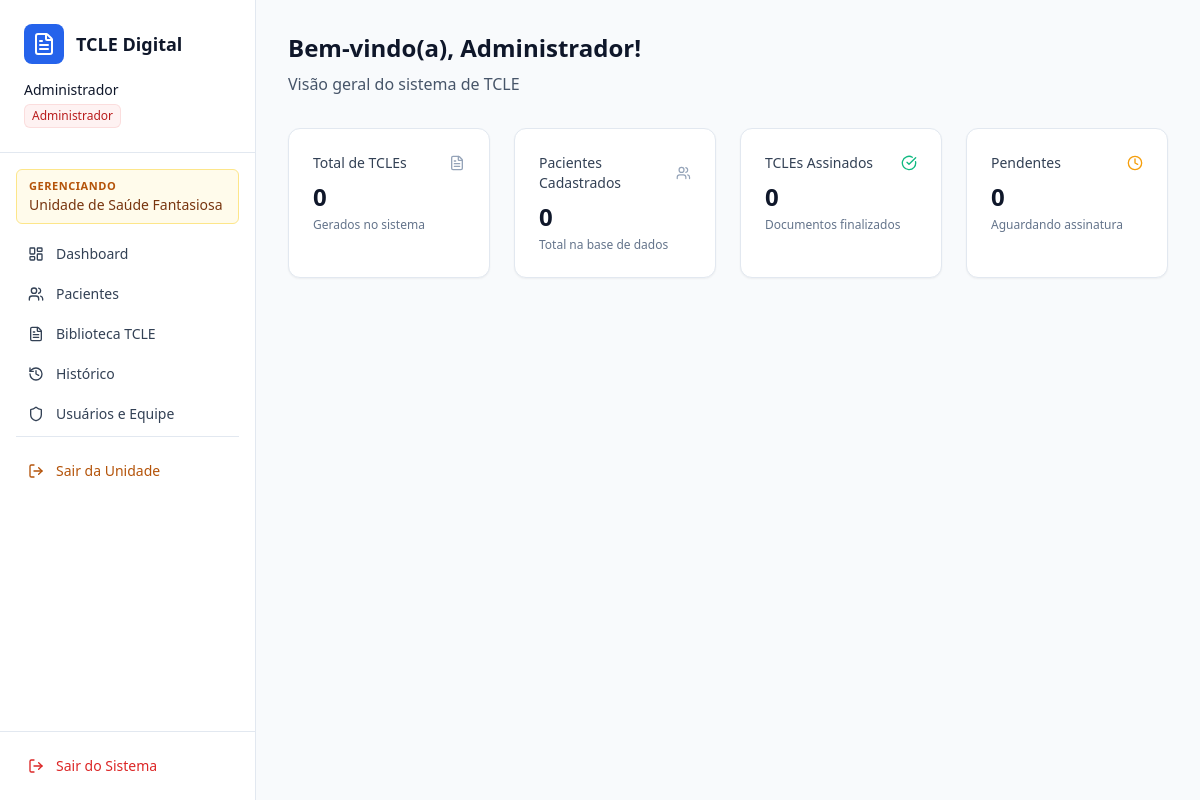
/ (signed in), run on the app's committed database.
### usuarios/models.py (models this page shows, shortened)
class Usuario(AbstractUser):
    PERFIL_CHOICES = [
        ('ADM', 'Administrador Geral'),
        ('COORDENADOR', 'Coordenador da Instituição'),
        ('PADRAO', 'Usuário Padrão (Profissional de Saúde)'),
    ]
    perfil = models.CharField('Nível de Acesso', max_length=20, choices=PERFIL_CHOICES, default='PADRAO')
    profissao = models.CharField('Profissão', max_length=100, blank=True, null=True)
    primeiro_acesso = models.BooleanField('Primeiro Acesso', default=True) # Trava de segurança
    instituicao = models.ForeignKey(
        Instituicao,
        on_delete=models.CASCADE,
        related_name='funcionarios',
        blank=True,
        null=True,
        help_text='Deixar em branco apenas se o perfil for Administrador Geral (ADM).'
    )

class Instituicao(models.Model):
    nome = models.CharField('Nome da Instituição', max_length=255)
    cnpj = models.CharField('CNPJ', max_length=18, unique=True, blank=True, null=True)
    telefone = models.CharField('Telefone', max_length=20, blank=True, null=True)
    ativo = models.BooleanField('Instituição Ativa', default=True)
    criado_em = models.DateTimeField(auto_now_add=True)
    class Meta:
        verbose_name = 'Instituição'
        verbose_name_plural = 'Instituições'

### usuarios/views.py (the view)
# urls.py: path('', views.dashboard, name='dashboard'),
@login_required
def dashboard(request):
    if request.user.primeiro_acesso and not request.user.is_superuser:
        messages.warning(request, 'Por segurança, você precisa alterar sua senha provisória.')
        return redirect('trocar_senha')
    return render(request, 'usuarios/dashboard.html')

### usuarios/context_processors.py (called while the page is built)
def unidade_ativa_processor(request):
    if not request.user.is_authenticated:
        return {}
    is_admin = eh_admin_geral(request.user)
    unidade_ativa = get_instituicao_contexto(request) if is_admin else None
    return {
        'eh_admin_geral': is_admin,
        'unidade_ativa': unidade_ativa,
    }

### usuarios/utils.py (called while the page is built)
def eh_admin_geral(user):
    return user.is_authenticated and (user.perfil == 'ADM' or user.is_superuser)

def get_instituicao_contexto(request):
    user = request.user
    if eh_admin_geral(user):
        inst_id = request.session.get('instituicao_ativa_id')
        if not inst_id:
            return None
        return Instituicao.objects.filter(id=inst_id).first()
    return user.instituicao

### usuarios/templates/usuarios/dashboard.html
{% extends 'usuarios/base.html' %} {% block content %}
<div class="p-8">
    <div class="mb-8">
        <h1 class="text-2xl font-semibold mb-2">Bem-vindo(a), {{ request.user.first_name|default:"Administrador" }}!
        </h1>
        <p class="text-slate-600">Visão geral do sistema de TCLE</p>
    </div>
    <div class="grid grid-cols-1 md:grid-cols-2 lg:grid-cols-4 gap-6 mb-8">
        <div class="bg-white rounded-xl border border-slate-200 p-6 shadow-sm">
            <div class="flex items-center justify-between pb-2">
                <h3 class="text-sm font-medium text-slate-700">Total de TCLEs</h3>
                <i data-lucide="file-text" class="w-4 h-4 text-slate-400"></i>
            </div>
            <div class="text-2xl font-bold">0</div>
            <p class="text-xs text-slate-500 mt-1">Gerados no sistema</p>
        </div>
        <div class="bg-white rounded-xl border border-slate-200 p-6 shadow-sm">
            <div class="flex items-center justify-between pb-2">
                <h3 class="text-sm font-medium text-slate-700">Pacientes Cadastrados</h3>
                <i data-lucide="users" class="w-4 h-4 text-slate-400"></i>
            </div>
            <div class="text-2xl font-bold">0</div>
            <p class="text-xs text-slate-500 mt-1">Total na base de dados</p>
        </div>
        <div class="bg-white rounded-xl border border-slate-200 p-6 shadow-sm">
            <div class="flex items-center justify-between pb-2">
                <h3 class="text-sm font-medium text-slate-700">TCLEs Assinados</h3>
                <i data-lucide="check-circle" class="w-4 h-4 text-emerald-500"></i>
            </div>
            <div class="text-2xl font-bold">0</div>
            <p class="text-xs text-slate-500 mt-1">Documentos finalizados</p>
        </div>
        <div class="bg-white rounded-xl border border-slate-200 p-6 shadow-sm">
            <div class="flex items-center justify-between pb-2">
                <h3 class="text-sm font-medium text-slate-700">Pendentes</h3>
                <i data-lucide="clock" class="w-4 h-4 text-amber-500"></i>
            </div>
            <div class="text-2xl font-bold">0</div>
            <p class="text-xs text-slate-500 mt-1">Aguardando assinatura</p>
        </div>
    </div>
</div>
{% endblock %}

### usuarios/templates/usuarios/base.html (shortened to what this page needs)
<!DOCTYPE html>
<html lang="pt-br">
<head>
    <script src="https://cdn.tailwindcss.com"></script>
</head>
<body class="bg-slate-50 text-slate-900 h-screen flex overflow-hidden">
    <aside class="w-64 bg-white border-r border-slate-200 h-screen flex flex-col">
        <div class="p-6 border-b border-slate-200">
            <div class="flex items-center gap-3 mb-4">
                <div class="bg-blue-600 p-2 rounded-lg">
                    <i data-lucide="file-text" class="w-6 h-6 text-white"></i>
                </div>
                <h2 class="font-semibold text-lg">TCLE Digital</h2>
            </div>
            <div class="space-y-1">
                <p class="text-sm font-medium text-slate-900">{{ request.user.first_name|default:"Administrador" }}</p>
                {% if request.user.perfil == 'ADM' or request.user.is_superuser %}
                <span
                    class="inline-flex items-center rounded-md bg-red-50 px-2 py-1 text-xs font-medium text-red-700 ring-1 ring-inset ring-red-600/10">Administrador</span>
                {% elif request.user.perfil == 'COORDENADOR' %}
                <span
                    class="inline-flex items-center rounded-md bg-purple-50 px-2 py-1 text-xs font-medium text-purple-700 ring-1 ring-inset ring-purple-600/10">Coordenador</span>
                {% else %}
                <span
                    class="inline-flex items-center rounded-md bg-blue-50 px-2 py-1 text-xs font-medium text-blue-700 ring-1 ring-inset ring-blue-700/10">Usuário
                    Padrão</span>
                {% endif %}
            </div>
        </div>
        <nav class="flex-1 p-4 space-y-1 overflow-y-auto">
            {% if eh_admin_geral and not unidade_ativa %}
            <a href="{% url 'painel_adm' %}"
                class="flex items-center w-full px-3 py-2 text-sm font-medium rounded-md bg-blue-50 text-blue-700">
                <i data-lucide="building" class="w-4 h-4 mr-3"></i> Unidades de Saúde
            </a>
            {% elif eh_admin_geral and unidade_ativa %}
            <div class="mb-3 px-3 py-2 rounded-md bg-amber-50 border border-amber-200">
                <p class="text-[11px] font-semibold text-amber-700 uppercase tracking-wider">Gerenciando</p>
                <p class="text-sm font-medium text-amber-900 truncate">{{ unidade_ativa.nome }}</p>
            </div>
            <a href="{% url 'dashboard' %}"
                class="flex items-center w-full px-3 py-2 text-sm font-medium rounded-md hover:bg-slate-50 text-slate-700">
                <i data-lucide="layout-dashboard" class="w-4 h-4 mr-3"></i> Dashboard
            </a>
            <a href="{% url 'pacientes' %}"
                class="flex items-center w-full px-3 py-2 text-sm font-medium rounded-md hover:bg-slate-50 text-slate-700">
                <i data-lucide="users" class="w-4 h-4 mr-3"></i> Pacientes
            </a>
            <a href="{% url 'biblioteca' %}"
                class="flex items-center w-full px-3 py-2 text-sm font-medium rounded-md hover:bg-slate-50 text-slate-700">
                <i data-lucide="file-text" class="w-4 h-4 mr-3"></i> Biblioteca TCLE
            </a>
            <a href="#"
                class="flex items-center w-full px-3 py-2 text-sm font-medium rounded-md hover:bg-slate-50 text-slate-700">
                <i data-lucide="history" class="w-4 h-4 mr-3"></i> Histórico
            </a>
            <a href="{% url 'gerenciar_equipe' %}"
                class="flex items-center w-full px-3 py-2 text-sm font-medium rounded-md hover:bg-slate-50 text-slate-700">
                <i data-lucide="shield" class="w-4 h-4 mr-3"></i> Usuários e Equipe
            </a>
            <div class="pt-4 mt-4 border-t border-slate-200">
                <a href="{% url 'sair_unidade' %}"
                    class="flex items-center w-full px-3 py-2 text-sm font-medium rounded-md text-amber-700 hover:bg-amber-50">
                    <i data-lucide="log-out" class="w-4 h-4 mr-3"></i> Sair da Unidade
                </a>
            </div>
            {% endif %}
        </nav>
        <div class="p-4 border-t border-slate-200">
            <form action="{% url 'logout' %}" method="post">
                <button type="submit"
                    class="flex items-center w-full px-3 py-2 text-sm font-medium rounded-md text-red-600 hover:bg-red-50 hover:text-red-700">
                    <i data-lucide="log-out" class="w-4 h-4 mr-3"></i> Sair do Sistema
                </button>
            </form>
        </div>
    </aside>
    <main class="flex-1 overflow-y-auto">
        {% block content %}
        {% endblock %}
    </main>
</body>
</html>

### data on the page
Usuario: user.first_name "Administrador"
Instituicao: nome "Unidade de Saúde Fantasiosa"
